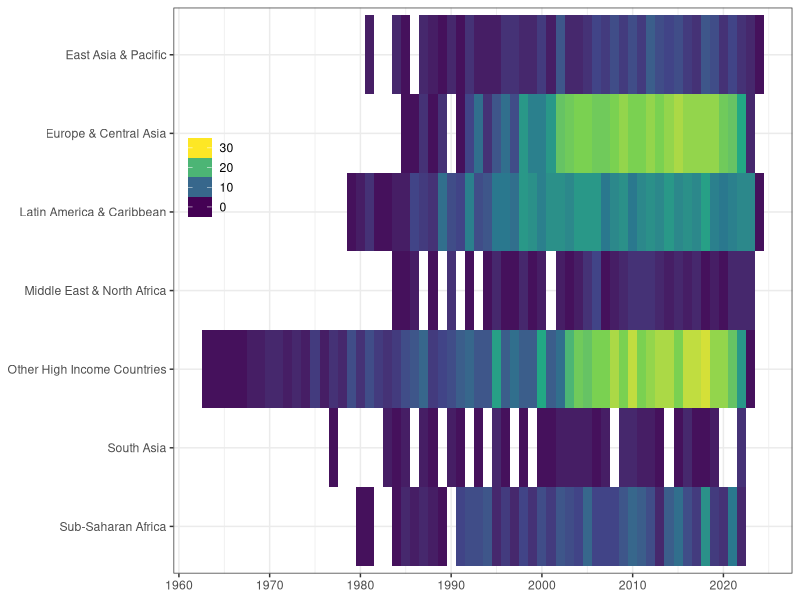
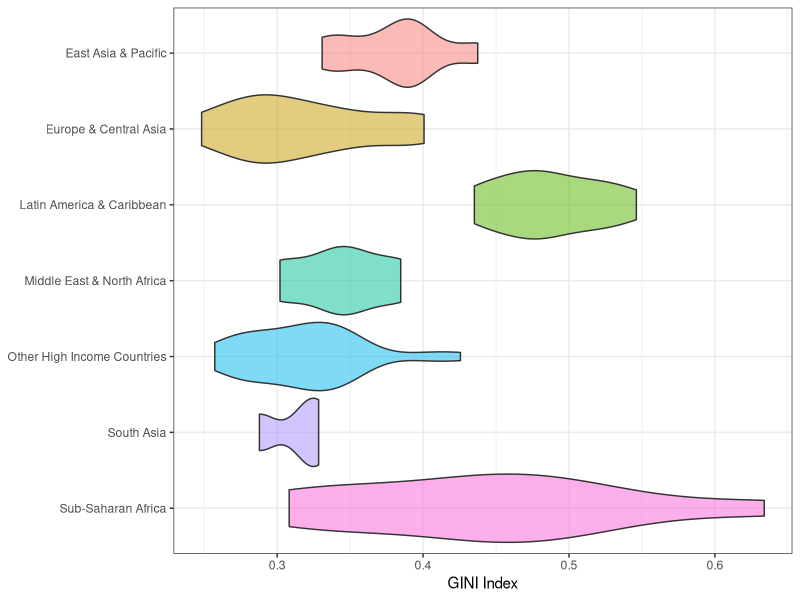
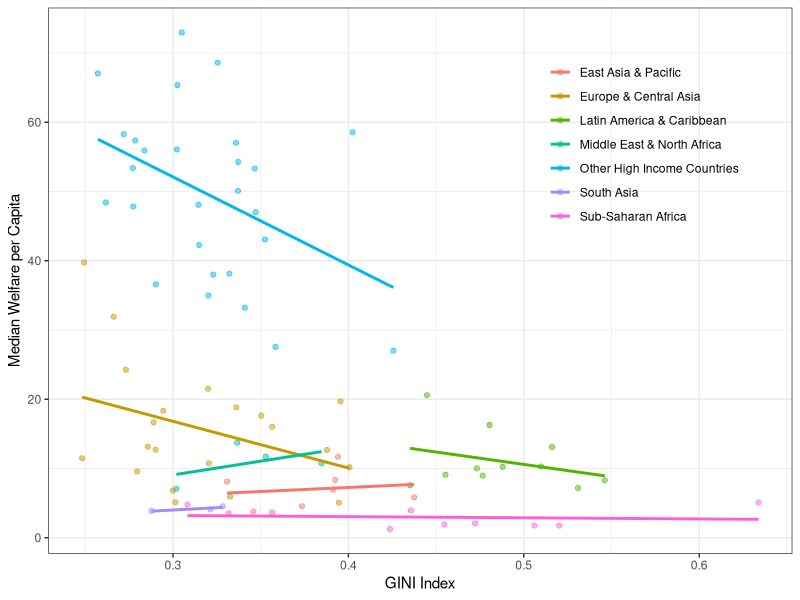
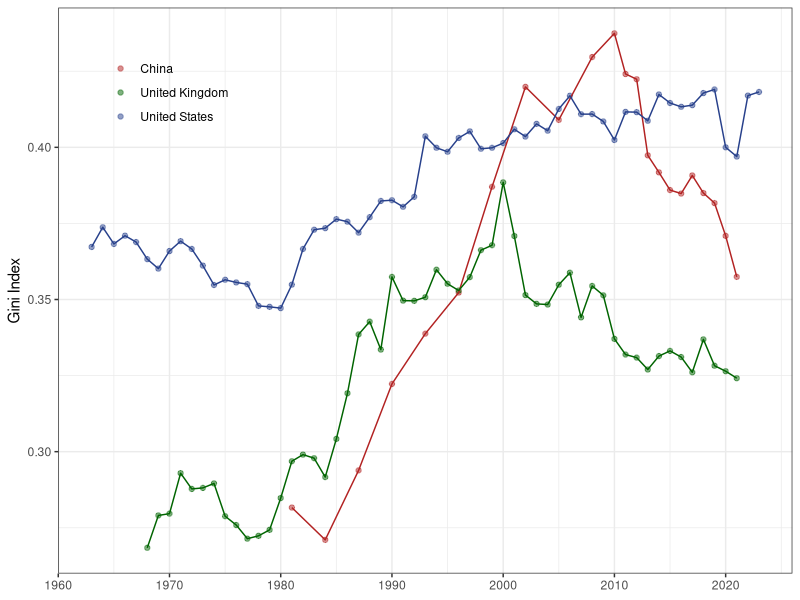

The R script that drew these images, in order:
## ---- chunk 1
#| code-summary: Setup Code

library(tidyverse)
theme_set(theme_bw())

pip <- read_csv("data/01/pip.csv", show_col_types = FALSE)
## ---- chunk 2
#| label: fig-pip-region-year
#| fig-cap: Number of countries per region per year in the dataset
#| fig-width: 8
#| fig-height: 2
#| code-summary: Plot Code
count(pip, region_name, country_name, reporting_year) |>
  count(region_name, reporting_year) |>
  ggplot(aes(y = fct_rev(region_name), x = reporting_year, fill = n)) +
  geom_tile() +
  scale_fill_viridis_c(limits = c(0, 30),
    guide = guide_colourbar(
      position = "inside", 
      nbin = 4, 
      display = "rectangles", 
      draw.ulim = TRUE
    )) +
  scale_x_continuous(breaks = seq(1960, 2030, 10)) +
  labs(x = NULL,
       y = NULL,
       fill = NULL) +
  theme(legend.position.inside = c(.06, .7),
        legend.key.height = unit(0.4, "cm"),
        legend.background = element_blank())
## ---- chunk 3
#| code-summary: Code to create pip_gini_2010
pip_gini_2010 <- pip |>
  filter(reporting_year == 2010, 
         reporting_level == "national") |>
  filter(n() == 1, .by = country_name) |>
  select(region_name:reporting_year, reporting_level, gini)
## ---- chunk 4
#| echo: false
write_csv(pip_gini_2010, "data/01/pip-gini-2010.csv")
## ---- chunk 5
#| label: fig-gini-region-2010
#| fig-cap: The distribution of wealth inequality across the world regions in 2010
#| code-summary: Plot Code

ggplot(pip_gini_2010, aes(x = fct_rev(region_name), 
                          y = gini, 
                          fill = region_name)) +
  geom_violin(alpha = 0.5, 
              bounds = c(0, 1), 
              scale = "width",
              show.legend = FALSE) +
  scale_y_continuous(breaks = seq(0, 1, .1)) +
  labs(x = NULL, y = "GINI Index") +
  coord_flip()
## ---- chunk 6
#| code-summary: Code to create pip_welfare_2010

pip_welfare_2010 <- pip |>
  filter(reporting_year == 2010, 
         reporting_level == "national") |>
  filter(n() == 1, .by = country_name) |>
  select(region_name:reporting_year, reporting_level, mean, median)
## ---- chunk 7
#| echo: false
write_csv(pip_welfare_2010, "data/01/pip-welfare-2010.csv")
## ---- chunk 8
#| label: fig-gini-median-2010
#| fig.cap: The relationship between the Gini index and median welfare per captia across world regions in 2010
#| code-summary: Plot Code

inner_join(pip_gini_2010, pip_welfare_2010, 
           by = c("region_name", "region_code", "country_name", "country_code", "reporting_year", "reporting_level")) |>
  ggplot(aes(x = gini, y = median, colour = region_name)) +
  geom_point(alpha = 0.5) +
  geom_smooth(method = lm, formula = y ~ x, se = F) +
  scale_x_continuous(breaks = seq(0, 1, .1)) +
  labs(x = "GINI Index", y = "Median Welfare per Capita", colour = NULL) +
  scale_color_discrete(
    guide = guide_legend(position = "inside")
  ) +
  theme(
    legend.position.inside = c(.8, .75),
    legend.background = element_blank(),
    legend.key = element_blank()
  )
## ---- chunk 9
#| code-summary: Code to create pip_gini_china, pip_gini_usa, pip_gini_uk
#| 
gini <- pip |>
  filter(reporting_level == "national") |>
  select(region_name:reporting_year, reporting_level, gini)

pip_gini_usa <- filter(gini, country_code == "USA")
pip_gini_china <- filter(gini, country_name == "China")
pip_gini_uk <- filter(gini, country_name == "United Kingdom")
## ---- chunk 10
#| echo: false
write_csv(pip_gini_usa, "data/01/pip-gini-usa.csv")
write_csv(pip_gini_china, "data/01/pip-gini-china.csv")
write_csv(pip_gini_uk, "data/01/pip-gini-uk.csv")
## ---- chunk 11
#| label: fig-gini-countries
#| fig.cap: The change in Gini index across time for China, USA and UK
#| code-summary: Plot Code

bind_rows(pip_gini_china, pip_gini_uk, pip_gini_usa) |>
  ggplot(aes(x = reporting_year, y = gini, color = country_name)) +
  geom_point(alpha = 0.5) +
  geom_line(show.legend = FALSE) +
  scale_x_continuous(breaks = seq(1960, 2030, 10)) +
  scale_color_manual(
    values = c("firebrick", "darkgreen", "royalblue4"), 
    guide = guide_legend(position = "inside")
  ) +
  labs(x = NULL, y = "Gini Index", color = NULL) +
  theme(
    legend.position.inside = c(.15, .85),
    legend.background = element_blank(),
    legend.key = element_blank()
  )
